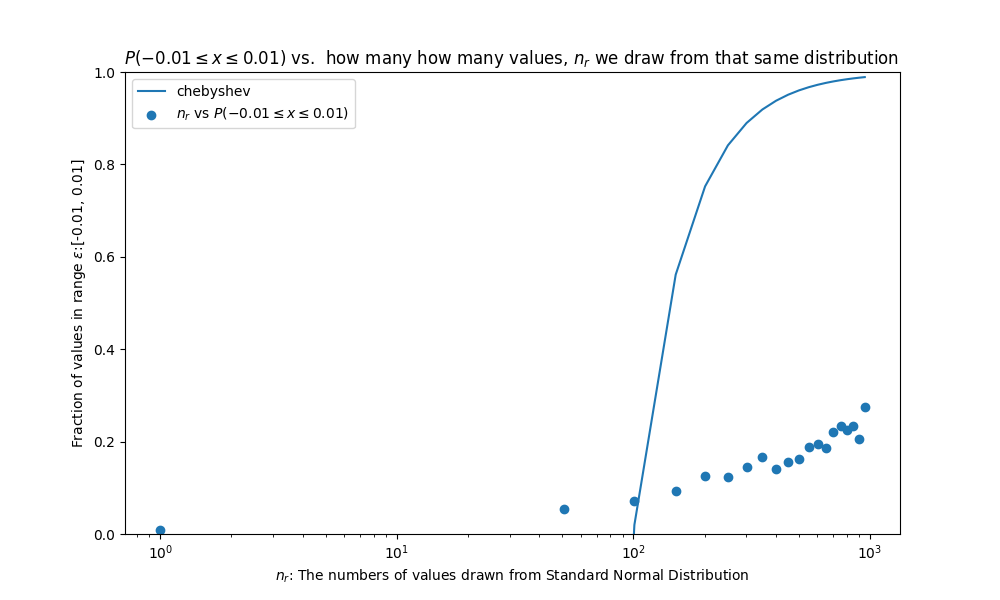

Source code (Python):
import matplotlib.pyplot as plt
import numpy  as np

n_trials      = 10
n_experiments = 1000
mu_min        = -0.01
mu_max        = 0.01
n_min         = 1
n_max         = n_experiments
n_step        = 50

def part_1(min: float, max: float, n_trials: int, n_experiments: int) -> float:
    '''
    For n=100, what fraction of the 10,000  
    Xs were in the range [−0.01,0.01]?
    '''
    X_bars = generate_sample_means(n_experiments, n_trials)

    in_range = X_bars[(X_bars >= min) & (X_bars <= max)].size / X_bars.size

    return in_range

def part_2(n_experiments: int, n_min: int, n_max, n_step, mu_min: float, mu_max: float) -> None:

    n_range   = np.arange(n_min, n_max, n_step)
    in_ranges = np.array([])

    for n_r in n_range:
        print(n_r)
        in_range  = part_1(mu_min, mu_max, n_r, n_experiments)
        in_ranges = np.append(in_ranges,in_range)
    print(((mu_max - mu_min)/2)**-2)
    
    chebyshev = 1 - ( 1 / (((mu_max - mu_min)/2)**2 * n_range**2)) # see pdf
    

    plt.figure(figsize=(10, 6))
    plt.title(fr"$P({mu_min} \leq x \leq {mu_max})$ vs.  how many how many values, $n_r$ we draw from that same distribution ")
    plt.ylabel(fr"Fraction of values in range $\epsilon$:" + f"[{mu_min}, {mu_max}]")
    plt.xlabel(r"$n_r$: The numbers of values drawn from Standard Normal Distribution")
    plt.xscale("log")

    plt.ylim(0,1)

    plt.plot(n_range, chebyshev, label = "chebyshev")
    plt.scatter(n_range, in_ranges, label = fr'$n_r$ vs $P({mu_min} \leq x \leq {mu_max})$')
    plt.legend()
    plt.savefig("HW3_2_2.png")
    plt.show()




def get_dataset(n: int) -> np.array:
    '''
    f(x) = 1 / sqrt(2 * pi * sigma) * exp[-(x - mu)^2 / (2 * sigma ^2)]

    For the case of mu = 0 , sigma = 1, this is the Standard Normal which is a specific case of the Gaussian Distribution.
    It is a continuous probabilty density function
    
    r(x) = 1 / sqrt(2 * pi) * exp [ -x^2 / 2]
    '''
    
    return np.random.standard_normal(n) 

def generate_sample_means(n_experiments: int, n_trials: int)-> np.array:
    X_bars = np.array([])

    for n_ex in range(n_experiments):

        data = get_dataset(n_trials)
        
        X_bars = np.append(X_bars, data.mean()) 

    return X_bars



def main():

    in_range = part_1(mu_min, mu_max, n_trials, n_experiments)

    print(f"For {n_experiments} experiments drawing {n_trials} values, the percentage in range [{mu_min}, {mu_max}] is {in_range:.3}%") 

    part_2(n_experiments, n_min, n_max, n_step, mu_min, mu_max)


if __name__ == "__main__":
    main()
